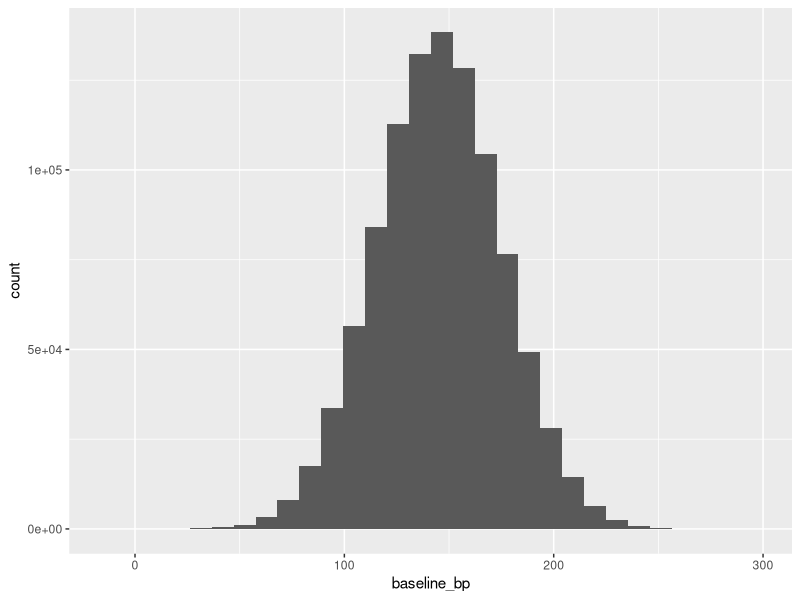
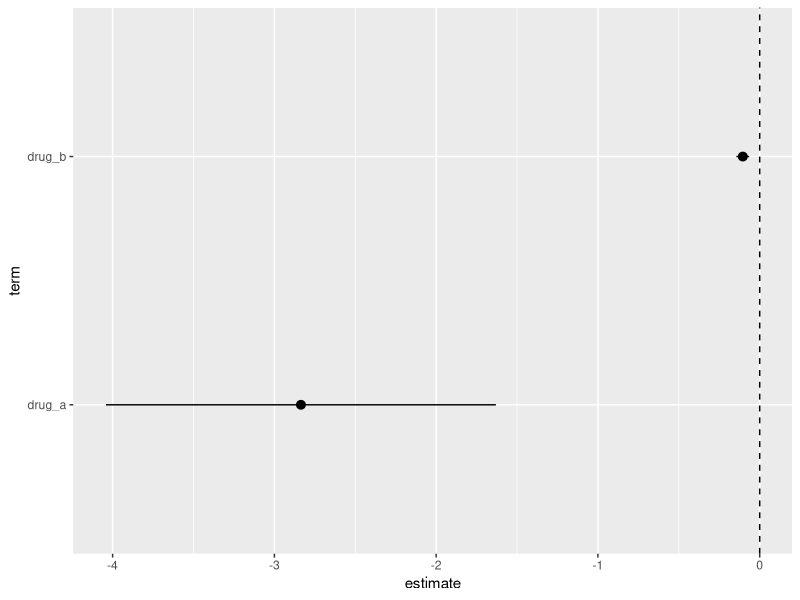
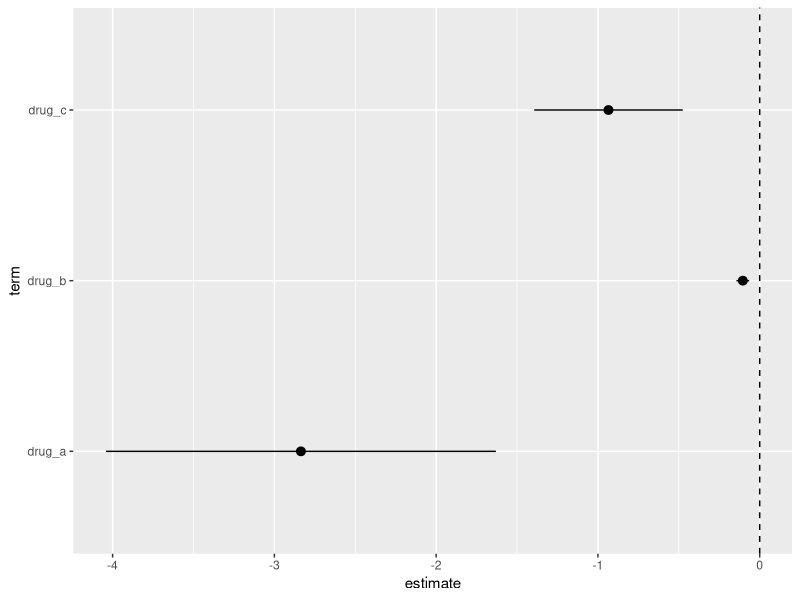
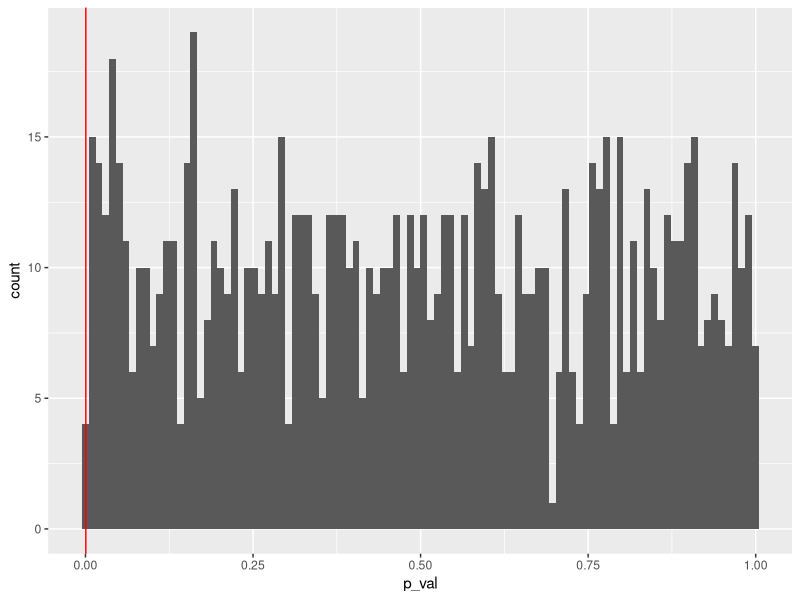

Generate these figures, in order, with R:
## ---- chunk 1
library(tidyverse)
set.seed(924)
population <- tibble(
  baseline_bp = rnorm(10^6, mean = 145, sd = 30)
)

ggplot(population, aes(baseline_bp)) + 
  geom_histogram(bins = 30)
## ---- chunk 2
population <- population %>%
  mutate(bp_drug_a = baseline_bp - 2.5 + rnorm(10^6),
         bp_drug_b = baseline_bp - 0.1 + rnorm(10^6),
         bp_soc = baseline_bp + rnorm(10^6))
## ---- chunk 3
set.seed(1)
# sample 16 from the large population
study_a <- population[sample(1:10^6, 16), ]

# update so the first half receive drug A and the second receive standard of care
study_a <- study_a %>%
  mutate(drug_a = case_when(
    row_number() %in% 1:8 ~ 1,
    TRUE ~ 0
  ),
  outcome = case_when(
    drug_a == 1 ~ bp_drug_a,
    TRUE ~ bp_soc
  )) %>%
  select(baseline_bp, outcome, drug_a)

# test association between drug A and blood pressure
lm(outcome ~ baseline_bp + drug_a, data = study_a) %>%
  broom::tidy() %>%
  filter(term == "drug_a")
## ---- chunk 4
set.seed(62)
# sample 10000 from the large population
study_b <- population[sample(1:10^6, 10000), ]

# update so the first half receive drug B and the second receive standard of care
study_b <- study_b %>%
  mutate(drug_b = case_when(
    row_number() %in% 1:5000 ~ 1,
    TRUE ~ 0
  ),
  outcome = case_when(
    drug_b == 1 ~ bp_drug_b,
    TRUE ~ bp_soc
  )) %>%
  select(baseline_bp, outcome, drug_b)

# test association between drug B and blood pressure
lm(outcome ~ baseline_bp + drug_b, data = study_b) %>%
  broom::tidy() %>%
  filter(term == "drug_b")
## ---- chunk 5
mod_a <- lm(outcome ~ baseline_bp + drug_a, data = study_a)
confint_a <- broom::tidy(mod_a) %>%
  bind_cols(broom::confint_tidy(mod_a)) %>%
  filter(term == "drug_a")

mod_b <- lm(outcome ~ baseline_bp + drug_b, data = study_b)
confint_b <- broom::tidy(mod_b) %>%
  bind_cols(broom::confint_tidy(mod_b)) %>%
  filter(term == "drug_b")

confints <- bind_rows(confint_a, confint_b)

ggplot(confints, aes(x = term, y = estimate, ymin = conf.low, ymax = conf.high)) + 
  geom_pointrange() + 
  geom_hline(yintercept = 0, lty = 2) + 
  coord_flip()
## ---- chunk 6
population <- population %>%
  mutate(bp_drug_c = baseline_bp - 1 + rnorm(10^6))
## ---- chunk 7
set.seed(68)

# sample 100 from the large population
study_c <- population[sample(1:10^6, 100), ]

# update so the first half receive drug C and the second receive standard of care
study_c <- study_c %>%
  mutate(drug_c = case_when(
    row_number() %in% 1:50 ~ 1,
    TRUE ~ 0
  ),
  outcome = case_when(
    drug_c == 1 ~ bp_drug_c,
    TRUE ~ bp_soc
  )) %>%
  select(baseline_bp, outcome, drug_c)

mod_c <- lm(outcome ~ baseline_bp + drug_c, data = study_c)
confint_c <- broom::tidy(mod_c) %>%
  bind_cols(broom::confint_tidy(mod_c)) %>%
  filter(term == "drug_c")

confints <- bind_rows(confints, confint_c)

ggplot(confints, 
       aes(x = term, y = estimate, ymin = conf.low, ymax = conf.high)) + 
  geom_pointrange() + 
  geom_hline(yintercept = 0, lty = 2) + 
  coord_flip()
## ---- chunk 8
set.seed(5125)
# sample 16 from the large population
study_b <- population[sample(1:10^6, 16), ]

# update so the first half receive drug B and the second receive standard of care
study_b <- study_b %>%
  mutate(drug_b = case_when(
    row_number() %in% 1:8 ~ 1,
    TRUE ~ 0
  ),
  outcome = case_when(
    drug_b == 1 ~ bp_drug_b,
    TRUE ~ bp_soc
  )) %>%
  select(baseline_bp, outcome, drug_b)

# test association between drug B and blood pressure
lm(outcome ~ baseline_bp + drug_b, data = study_b) %>%
  broom::tidy() %>%
  filter(term == "drug_b")
## ---- chunk 9
get_p_val <- function() {
  study_b <- population[sample(1:10^6, 16), ]
  
  # update so the first half receive drug B and the second receive standard of care
  study_b <- study_b %>%
    mutate(drug_b = case_when(
      row_number() %in% 1:8 ~ 1,
      TRUE ~ 0
    ),
    outcome = case_when(
      drug_b == 1 ~ bp_drug_b,
      TRUE ~ bp_soc
    )) %>%
    select(baseline_bp, outcome, drug_b)
  
  # test association between drug B and blood pressure
  lm(outcome ~ baseline_bp + drug_b, data = study_b) %>%
    broom::tidy() %>%
    filter(term == "drug_b") %>%
    pull(p.value)
}
p_vals <- tibble(
  p_val = map_dbl(1:1000, ~get_p_val())
)
ggplot(p_vals, aes(p_val)) + 
  geom_histogram(bins = 100) + 
  geom_vline(xintercept = 0.0005, color = "red")
